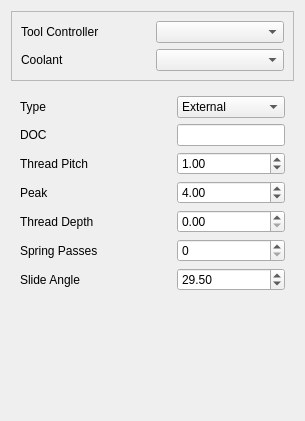
<?xml version="1.0" encoding="UTF-8"?>
<ui version="4.0">
 <class>Form</class>
 <widget class="QWidget" name="Form">
  <property name="geometry">
   <rect>
    <x>0</x>
    <y>0</y>
    <width>305</width>
    <height>421</height>
   </rect>
  </property>
  <property name="windowTitle">
   <string>Form</string>
  </property>
  <layout class="QGridLayout" name="gridLayout_3">
   <item row="1" column="0">
    <widget class="QWidget" name="widget" native="true">
     <layout class="QGridLayout" name="gridLayout_2">
      <item row="2" column="0">
       <widget class="QLabel" name="label_6">
        <property name="minimumSize">
         <size>
          <width>100</width>
          <height>0</height>
         </size>
        </property>
        <property name="text">
         <string>Thread Pitch</string>
        </property>
       </widget>
      </item>
      <item row="6" column="2">
       <widget class="QDoubleSpinBox" name="slideAngle">
        <property name="toolTip">
         <string>&lt;html&gt;&lt;head/&gt;&lt;body&gt;&lt;p&gt;Compound slide angle&lt;/p&gt;&lt;/body&gt;&lt;/html&gt;</string>
        </property>
        <property name="maximum">
         <double>89.000000000000000</double>
        </property>
        <property name="singleStep">
         <double>0.500000000000000</double>
        </property>
        <property name="value">
         <double>29.500000000000000</double>
        </property>
       </widget>
      </item>
      <item row="0" column="0">
       <widget class="QLabel" name="label_2">
        <property name="text">
         <string>Type</string>
        </property>
       </widget>
      </item>
      <item row="2" column="2">
       <widget class="QDoubleSpinBox" name="threadPitch">
        <property name="toolTip">
         <string>&lt;html&gt;&lt;head/&gt;&lt;body&gt;&lt;p&gt;Thread Pitch in distance per revolution&lt;/p&gt;&lt;/body&gt;&lt;/html&gt;</string>
        </property>
        <property name="maximum">
         <double>20.000000000000000</double>
        </property>
        <property name="singleStep">
         <double>0.100000000000000</double>
        </property>
        <property name="value">
         <double>1.000000000000000</double>
        </property>
       </widget>
      </item>
      <item row="3" column="2">
       <widget class="QDoubleSpinBox" name="Peak">
        <property name="toolTip">
         <string>&lt;html&gt;&lt;head/&gt;&lt;body&gt;&lt;p&gt;Offset to Diameter&lt;/p&gt;&lt;/body&gt;&lt;/html&gt;</string>
        </property>
        <property name="singleStep">
         <double>0.500000000000000</double>
        </property>
        <property name="value">
         <double>4.000000000000000</double>
        </property>
       </widget>
      </item>
      <item row="6" column="0">
       <widget class="QLabel" name="label_8">
        <property name="text">
         <string>Slide Angle</string>
        </property>
       </widget>
      </item>
      <item row="1" column="0">
       <widget class="QLabel" name="label_4">
        <property name="minimumSize">
         <size>
          <width>100</width>
          <height>0</height>
         </size>
        </property>
        <property name="toolTip">
         <string/>
        </property>
        <property name="text">
         <string>DOC</string>
        </property>
       </widget>
      </item>
      <item row="4" column="2">
       <widget class="QDoubleSpinBox" name="threadDepth">
        <property name="toolTip">
         <string>&lt;html&gt;&lt;head/&gt;&lt;body&gt;&lt;p&gt;Distance between first and last cut&lt;/p&gt;&lt;/body&gt;&lt;/html&gt;</string>
        </property>
        <property name="singleStep">
         <double>0.100000000000000</double>
        </property>
       </widget>
      </item>
      <item row="5" column="0">
       <widget class="QLabel" name="label_7">
        <property name="text">
         <string>Spring Passes</string>
        </property>
       </widget>
      </item>
      <item row="7" column="0">
       <spacer name="verticalSpacer">
        <property name="orientation">
         <enum>Qt::Vertical</enum>
        </property>
        <property name="sizeHint" stdset="0">
         <size>
          <width>20</width>
          <height>282</height>
         </size>
        </property>
       </spacer>
      </item>
      <item row="0" column="2">
       <widget class="QComboBox" name="threadType">
        <property name="currentIndex">
         <number>0</number>
        </property>
        <item>
         <property name="text">
          <string>External</string>
         </property>
        </item>
        <item>
         <property name="text">
          <string>Internal</string>
         </property>
        </item>
       </widget>
      </item>
      <item row="1" column="2">
       <widget class="Gui::InputField" name="doc">
        <property name="toolTip">
         <string>&lt;html&gt;&lt;head/&gt;&lt;body&gt;&lt;p&gt;Depth of Cut&lt;/p&gt;&lt;/body&gt;&lt;/html&gt;</string>
        </property>
       </widget>
      </item>
      <item row="3" column="0">
       <widget class="QLabel" name="label_5">
        <property name="minimumSize">
         <size>
          <width>100</width>
          <height>0</height>
         </size>
        </property>
        <property name="text">
         <string>Peak</string>
        </property>
       </widget>
      </item>
      <item row="4" column="0">
       <widget class="QLabel" name="label_3">
        <property name="text">
         <string>Thread Depth</string>
        </property>
       </widget>
      </item>
      <item row="5" column="2">
       <widget class="QSpinBox" name="springPasses">
        <property name="toolTip">
         <string>&lt;html&gt;&lt;head/&gt;&lt;body&gt;&lt;p&gt;Number of spring passes&lt;/p&gt;&lt;/body&gt;&lt;/html&gt;</string>
        </property>
       </widget>
      </item>
      <item row="0" column="1">
       <spacer name="horizontalSpacer">
        <property name="orientation">
         <enum>Qt::Horizontal</enum>
        </property>
        <property name="sizeHint" stdset="0">
         <size>
          <width>40</width>
          <height>20</height>
         </size>
        </property>
       </spacer>
      </item>
     </layout>
    </widget>
   </item>
   <item row="0" column="0">
    <widget class="QFrame" name="frame">
     <property name="frameShape">
      <enum>QFrame::StyledPanel</enum>
     </property>
     <property name="frameShadow">
      <enum>QFrame::Raised</enum>
     </property>
     <layout class="QGridLayout" name="gridLayout">
      <item row="1" column="1">
       <widget class="QComboBox" name="coolantController">
        <property name="toolTip">
         <string>&lt;html&gt;&lt;head/&gt;&lt;body&gt;&lt;p&gt;The tool and its settings to be used for this operation.&lt;/p&gt;&lt;/body&gt;&lt;/html&gt;</string>
        </property>
       </widget>
      </item>
      <item row="0" column="0">
       <widget class="QLabel" name="label">
        <property name="text">
         <string>Tool Controller</string>
        </property>
       </widget>
      </item>
      <item row="0" column="1">
       <widget class="QComboBox" name="toolController">
        <property name="toolTip">
         <string>&lt;html&gt;&lt;head/&gt;&lt;body&gt;&lt;p&gt;The tool and its settings to be used for this operation.&lt;/p&gt;&lt;/body&gt;&lt;/html&gt;</string>
        </property>
       </widget>
      </item>
      <item row="1" column="0">
       <widget class="QLabel" name="label_9">
        <property name="text">
         <string>Coolant</string>
        </property>
       </widget>
      </item>
     </layout>
    </widget>
   </item>
  </layout>
 </widget>
 <customwidgets>
  <customwidget>
   <class>Gui::InputField</class>
   <extends>QLineEdit</extends>
   <header>Gui/InputField.h</header>
  </customwidget>
 </customwidgets>
 <resources/>
 <connections/>
</ui>
